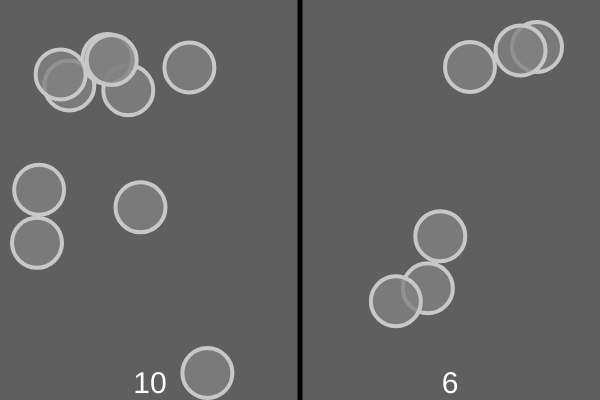
Frame 1 (no input)
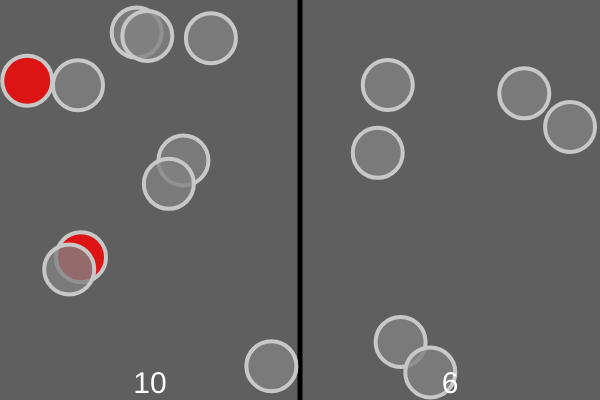
Frame 60 (no input)
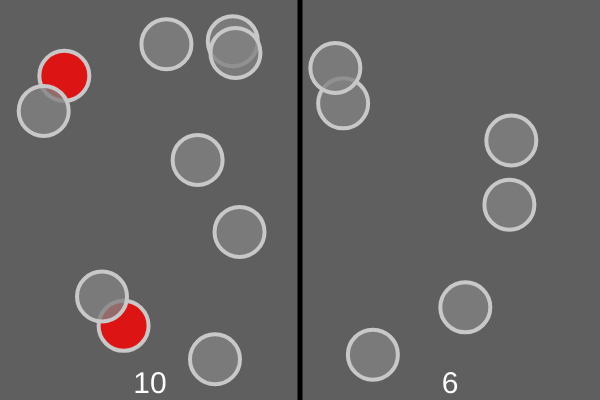
Frame 120 (the mouse pressed at the canvas centre since frame 60)

The p5.js sketch that drew these frames (run headless with seeded random() and noise() and a simulated clock; from frame 60 on, the mouse is pressed at the canvas centre):

// p5.js sketch
// ── sketch.js
var m, left, right;

function setup() {
  createCanvas(600, 400);
  m = [];
  for (var i = 0; i < 16; i++) {
    m.push(new Molecule());
  }
  left = 0;
  right = 0;
}

function draw() {
  background(95);

  strokeWeight(5);
  stroke(0);
  line(width / 2, 0, width / 2, height);

  showMolecules();
  countMolecules();
  showCount();

  if (left > right) {
    moveRight((left - right) / 2);
  } else {
    moveLeft((right - left) / 2);
  }
}

function showMolecules() {
  for (var i = 0; i < m.length; i++) {
    m[i].update();
  }
}

function countMolecules() {
  left = 0;
  right = 0;
  for (var i = 0; i < m.length; i++) {
    if (m[i].left) {
      left++;
    } else {
      right++;
    }
  }
}

function showCount() {
  textAlign(CENTER, CENTER);
  noStroke();
  textSize(30);
  fill(255);
  text(left, 150, 385);
  text(right, 450, 385);
}

function moveRight(num) {
  var index = 0;
  for (var i = 0; i < m.length; i++) {
    if (index < num && m[i].left) {
      m[i].stay = false;
      index++;
    }
  }
}

function moveLeft(num) {
  var index = 0;
  for (var i = 0; i < m.length; i++) {
    if (index < num && !m[i].left) {
      m[i].stay = false;
      index++;
    }
  }
}

// ── molecule.js
function Molecule() {
  this.left = 0.5 > random(1); //left side or not
  if (this.left) {
    this.x = random(25, 210);
  } else {
    this.x = random(390, width - 25);
  }
  this.y = random(25, height - 25);
  this.vx = random(-1.5, 1.5); //x-velocity
  this.vy = random(-1.5, 1.5); //y-velocity
  this.stay = true; //must it stay in own half?

  this.show = function() {
    stroke(200);
    strokeWeight(4);
    if (!this.stay) {
      fill(255, 0, 0, 200);
    } else {
      fill(130, 130, 130, 200);
    }
    ellipse(this.x, this.y, 50, 50);
  }

  this.update = function() {
    //this.left = this.x < width / 2;
    this.x += this.vx;
    this.y += this.vy;
    this.show();
    this.bounce();
    if (this.left && this.x > width / 2) {
      this.stay = true;
      this.left = false;
    }
    if (!this.left && this.x < width / 2) {
      this.stay = true;
      this.left = true;
    }
  }

  this.bounce = function() {
    if (this.stay) {
      if ((this.x > width - 25) || (this.x < 25) || (this.vx > 0 && this.x < width / 2 && this.x + 25 > width / 2) || (this.x > width / 2 && this.vx < 0 && this.x - 25 < width / 2)) {
        this.vx *= -1;
      }
    } else {
      if (this.x > width - 25 || this.x < 25) {
        this.vx *= -1;
      }
    }
    if (this.y > height - 25 || this.y < 25) {
      this.vy *= -1;
    }
  }
}
